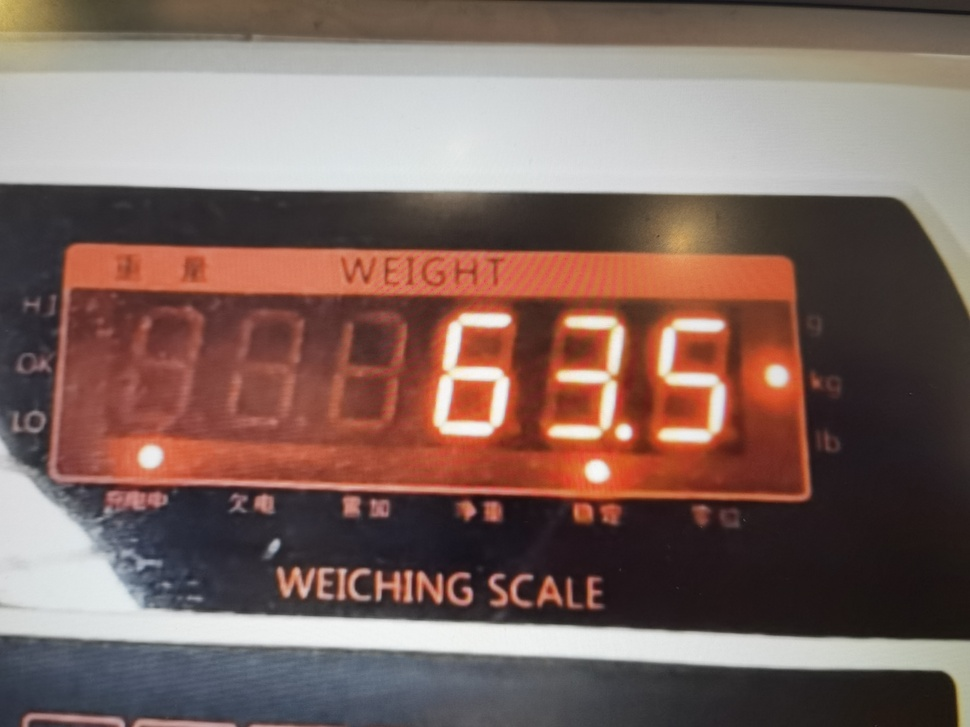
#> input picture image_process/liangfang/third.jpg, 970 x 727 px, shrunk from 4096 x 3072 before the run
$ python -i contourutil.py   (imports and definitions only)
#> lines starting #> are read from the running program, lines starting #| are printed output that depends on the picture; after the words box and inside, x2 and y2 are one past the last pixel; in counts of white or black regions, pixels touching at a corner belong together
#> further down, picture is the input picture: shape (727, 970, 3); mean B, G, R 97.4, 103.8, 127.4
import cv2
import numpy as np


# 获取轮廓
def getContours(img, cThr=[100, 100], showCanny=False, minArea=1000, filter=0, draw=False):
    # 图像转为灰度
#> called with showCanny = False, minArea = 1000, filter = 0, draw = False
    imgGray = cv2.cvtColor(img, cv2.COLOR_BGR2GRAY)
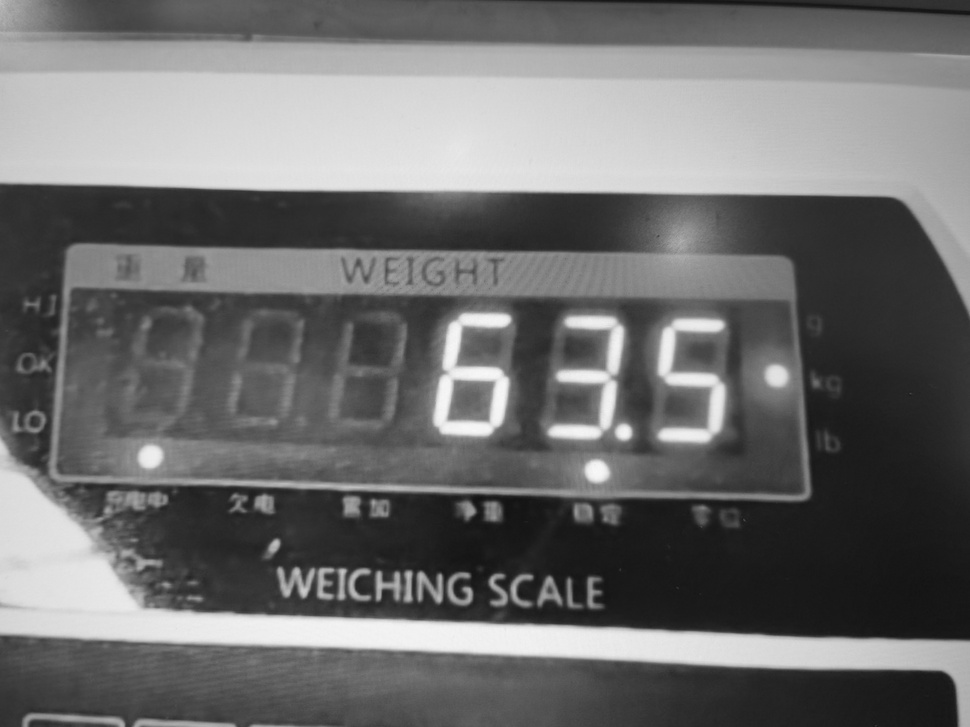
#> imgGray: shape (727, 970); min 18, max 249, mean 110.1
    # 设置高斯模糊（图像，高斯内核大小，标准差）
    # img = cv2.GaussianBlur(src, (blur1, blur2), 0)，其中src是要进行滤波的原图像，（blur1，blur2）是高斯核的大小，blur1和blur2的选取一般是奇数，blur1和blur2的值可以不同。参数0表示标准差取0。
    # 当blur1=blur2=1时，相当于不对原始图像做操作。blur1和blur2越大，图像的模糊程度越大。但不是blur1和blur2越大越好，blur1和blur2太大，不仅会滤除噪音，还会平滑掉图像中有用的信息。所以blur的选取要进行测试。
    # 如果要进行滤波的图像的长宽比大致为1:1，那么选取blur时，一般设置blur1=blur2。
    # 如果要进行滤波的图像的长宽比大致为m: n，那么选取blur时，blur1: blur2 = m:n。
    imgBlur = cv2.GaussianBlur(imgGray, (5, 5), 1)
    # 设置边缘检测（图像，最小阈值，最大阈值）
    imgCanny = cv2.Canny(imgBlur, cThr[0], cThr[1])
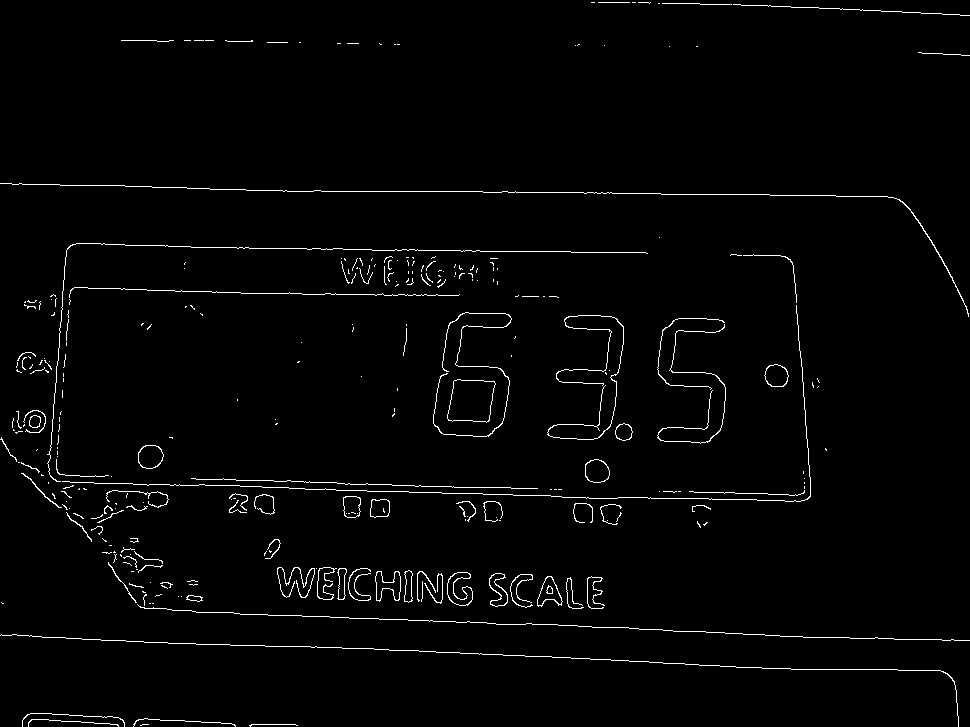
#> imgCanny: shape (727, 970); 1.9% white in thin lines or dots

    # 设置图像膨胀、腐蚀内核大小
    kernal = np.ones((5, 5))
    # cv2.dilate(img, kernel, iteration)，其中img是要进行膨胀操作的目标图片，kernel是进行操作的内核，iterations是迭代次数
    # 输入图像用特定结构元素进行膨胀操作，该结构元素确定膨胀操作过程中的邻域的形状，各点像素值将被替换为对应邻域上的最大值
    # 膨胀操作原理：存在一个kernel，在图像上进行从左到右，从上到下的平移，如果方框中存在白色，那么这个方框内所有的颜色都是白色
    imgDial = cv2.dilate(imgCanny, kernal, iterations=3)
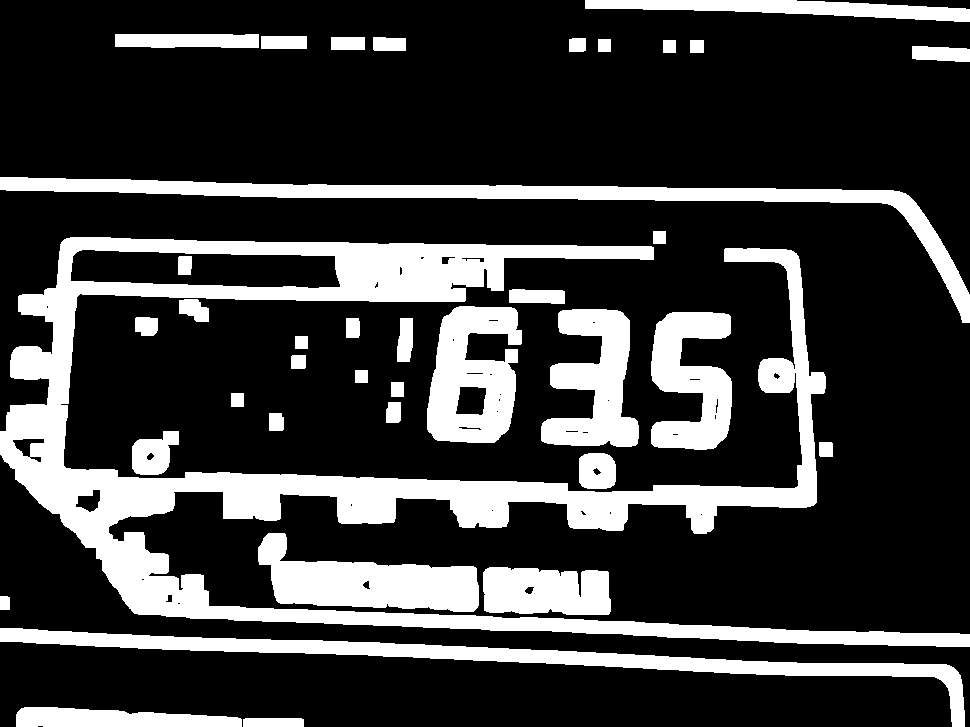
#> imgDial: shape (727, 970); 23.2% white; 38 white regions, largest, box (x1, y1, x2, y2) and area: (0, 237, 970, 647) 74925, (0, 177, 970, 323) 14361, (0, 628, 965, 727) 13645
    # cv2.erode(src, kernel, iteration)，其中img是要进行腐蚀操作的目标图片，kernel是进行操作的内核，iterations是迭代次数
    # 腐蚀操作原理：存在一个kernel，比如(3, 3)，在图像中不断的平移，在这个9方框中，哪一种颜色所占的比重大，9个方格中将都是这种颜色
    imgThre = cv2.erode(imgDial, kernal, iterations=2)
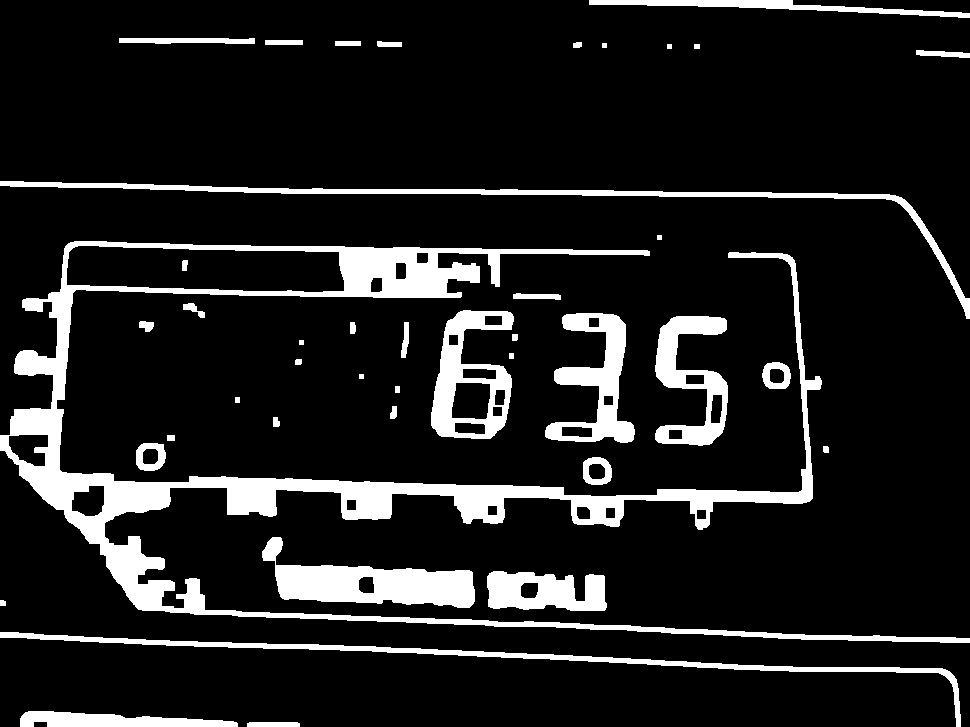
#> imgThre: shape (727, 970); 12.2% white; 42 white regions

    # 显示图像
    if showCanny: cv2.imshow('Canny', imgCanny)

    # 检测轮廓
    # cv2.RETR_EXTERNAL：表示只检测外轮廓
    # cv2.RETR_LIST：检测的轮廓不建立等级关系
    # cv2.RETR_CCOMP：建立两个等级的轮廓，上面的一层为外边界，里面的一层为内孔的边界信息。如果内孔内还有一个连通物体，这个物体的边界也在顶层。
    # cv2.RETR_TREE：建立一个等级树结构的轮廓。
    #
    # cv2.CHAIN_APPROX_NONE：存储所有的轮廓点，相邻的两个点的像素位置差不超过1，即max（abs（x1 - x2），abs（y2 - y1）） == 1
    # cv2.CHAIN_APPROX_SIMPLE：压缩水平方向，垂直方向，对角线方向的元素，只保留该方向的终点坐标，例如一个矩形轮廓只需4个点来保存轮廓信息
    # cv2.CHAIN_APPROX_TC89_L1，CV_CHAIN_APPROX_TC89_KCOS：使用teh - Chinlchain近似算法
    contours, hiearchy = cv2.findContours(imgThre, cv2.RETR_EXTERNAL, cv2.CHAIN_APPROX_SIMPLE)
#> contours = 41 contours, 5 with area under 20; largest, box (x1, y1, x2, y2) and area: (0, 241, 970, 643) 51510, (262, 537, 475, 608) 6972, (431, 310, 514, 439) 6969, (545, 313, 635, 443) 5010, (655, 316, 728, 446) 4664; hiearchy = 41 rows, first 6: [1, -1, -1, -1], [2, 0, -1, -1], [3, 1, -1, -1], [4, 2, -1, -1], [5, 3, -1, -1], [6, 4, -1, -1]

    finalContours = []
    for i in contours:
        # 计算轮廓的面积
        area = cv2.contourArea(i)
        if area > minArea:
            # 计算轮廓的周长
            peri = cv2.arcLength(i, True)
            # 多边形逼近
            # approxPolyDP主要功能是把一个连续光滑曲线折线化，对图像轮廓点进行多边形拟合
            approx = cv2.approxPolyDP(i, 0.02 * peri, True)
            # 矩形边框
            # boundingRect主要功能是用一个最小的矩形，把找到的形状包起来。还有一个带旋转的矩形，面积会更小
            bbox = cv2.boundingRect(approx)
            if filter > 0:
                if len(approx) == filter:
                    finalContours.append([len(approx), area, approx, bbox, i])
            else:
                finalContours.append([len(approx), area, approx, bbox, i])
#> this loop made 41 passes
#> (area, peri, approx, bbox) on passes 2, 3, 31, 41: (2127, 463.9, [[20, 718], [237, 726]], (20, 718, 218, 9)), (4236, 2049.4, [[0, 632], [938, 672], [960, 726], [942, 668]], (0, 632, 961, 95)), (4560, 2117.6, [[0, 181], [885, 198], [969, 318], [889, 194]], (0, 181, 970, 138)), (1882, 781.1, [[589, 0], [969, 17]], (589, 0, 381, 18))
#> (area, peri, bbox) on passes 5, 6, 24, 25, 26, 29: (3612.5, 375.3, (487, 575, 120, 34)), (6971.5, 560.9, (262, 537, 213, 65)), (4664, 559.3, (655, 316, 73, 129)), (5010.5, 599.7, (545, 315, 87, 127)), (6969, 478.3, (431, 310, 83, 129)), (51510, 6711.2, (22, 250, 948, 393))
#> after the loop, finalContours = 10 items
    # sorted(iterable, cmp=None, key=None, reverse=False)
    # iterable：可迭代对象。
    # cmp：比较的函数，这个具有两个参数，参数的值都是从可迭代对象中取出，此函数必须遵守的规则为，大于则返回1，小于则返回 - 1，等于则返回0。
    # key：主要是用来进行比较的元素，只有一个参数，具体的函数的参数就是取自于可迭代对象中，指定可迭代对象中的一个元素来进行排序。
    # reverse：排序规则，reverse = True 降序 ， reverse = False 升序（默认）。
    finalContours = sorted(finalContours, key=lambda x: x[1], reverse=True)

    if draw:
        for con in finalContours:
            # 绘制轮廓
            cv2.drawContours(img, con[4], -1, (0, 0, 255), 3)

    return img, finalContours

# 获取矩形轮廓的顶点
#     ^
#     |    (a)*-------*(b)
#     |      /       /
#     |  (c)*-------*(d)
#------------------------------->
#     |
# 简单示意：a，b，c，d为四边形的顶点，每个顶点由（x,y）二维坐标表示；则 x+y 值最大的为b；x+y值最小的为c，y-x值最大的为a，y-x值最小的为d
# [67 lines left out: functions recorder, warpImg, not called in this run]

# 通过勾股定理计算边长
# a**2 + b**2 = c**2
def findDis(pts1, pts2):
    return ((pts2[0] - pts1[0]) ** 2 + (pts2[1] - pts1[1]) ** 2) ** 0.5

>>> import cv2
>>> picture = cv2.imread('../liangfang/third.jpg')
>>> result = getContours(picture)
